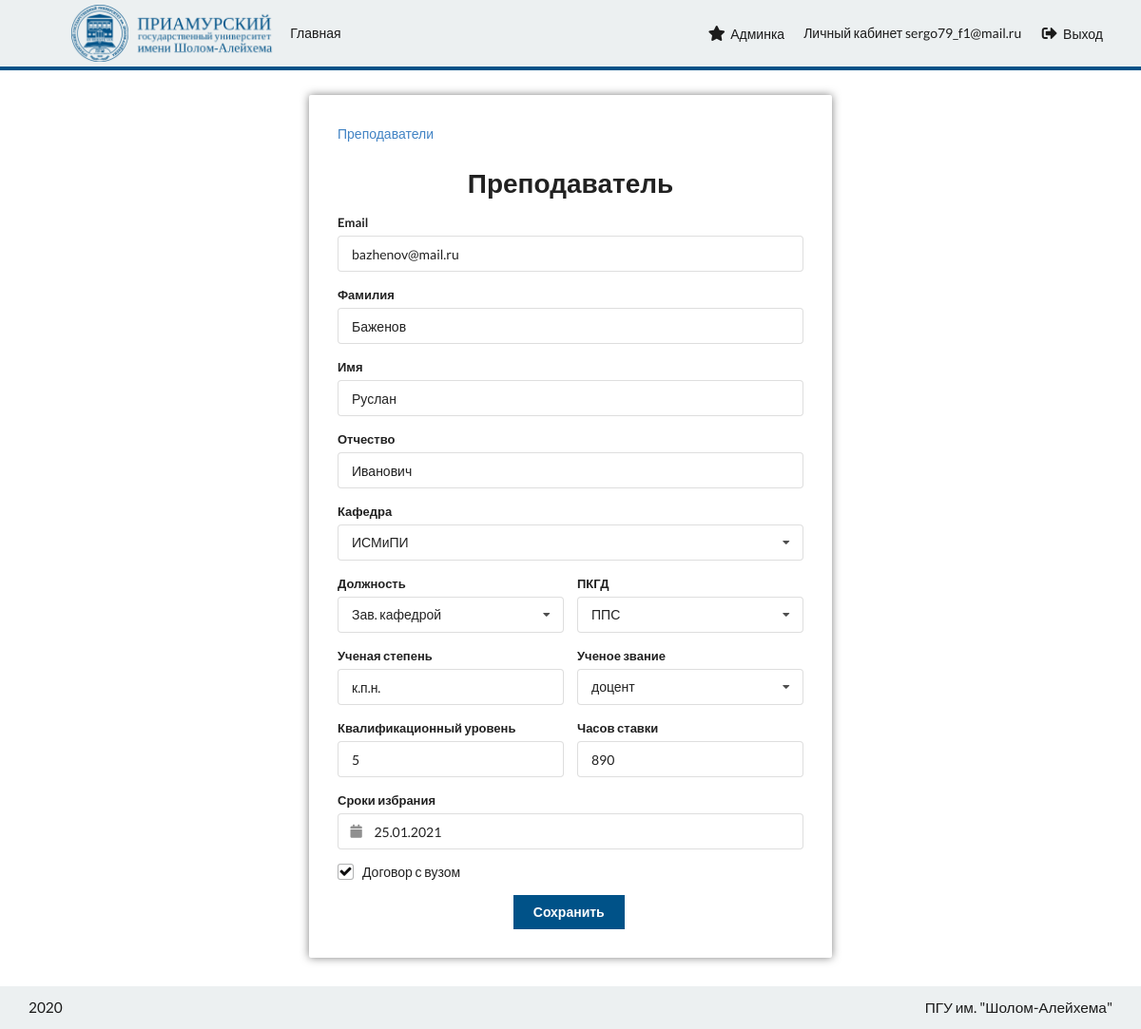
Screenshot of /prepods/prepod-form/1/ (signed in) with the database file from the repository.
### Accounts/models.py (models this page shows, shortened)
class User(AbstractBaseUser, PermissionsMixin):
    objects = MyUserManager()
    email = models.EmailField(_('email address'), unique=True)
    is_staff = models.BooleanField(default=False)
    is_active = models.BooleanField(default=True)
    date_joined = models.DateTimeField(default=timezone.now)
    mail_dt = models.DateTimeField(default=timezone.now)
    is_confirm = models.BooleanField(default=False)
    USERNAME_FIELD = 'email'
    REQUIRED_FIELDS = []
    def get_fio(self):
        try:
            return self.prepod.first().get_fio()
        except:
            return self.email
    class Meta:
        ordering = ['id']
        verbose_name = 'Пользователь'
        verbose_name_plural = 'Пользователи'

### Prepods/models.py (models this page shows, shortened)
class Prepod(models.Model):
    objects = MyManager()
    DOLZHNOST = [('Зав. кафедрой', 'Зав. кафедрой'), ('Декан', 'Декан'), ('Профессор', 'Профессор'), ('Доцент', 'Доцент'), ('Ст. преподаватель', 'Ст. преподаватель'), ('Ассистент', 'Ассистент')]
    PRAVA = [('raspred', 'Распределение и просмотр'), ('prosmotr', 'Только просмотр по кафедре'), ('None', 'Просмотр своих дисциплин')]
    PKGD = [('pps', 'ППС')]
    UCH_ZVANIE = [('docent', 'доцент'), ('prof', 'профессор'), ]
    user = models.ForeignKey(User, on_delete=models.SET_NULL, null=True, related_name='prepod', blank=True)
    email = models.EmailField(verbose_name='Email', null=True)
    last_name = models.CharField(max_length=64, verbose_name="Фамилия")
    first_name = models.CharField(max_length=64, verbose_name="Имя")
    surname = models.CharField(max_length=64, verbose_name="Отчество")
    fio = models.CharField(max_length=256, verbose_name='ФИО', blank=True, default='')
    dolzhnost = models.CharField(choices=DOLZHNOST, max_length=64, default='Зав. кафедрой')
    kafedra = models.ForeignKey('Disciplines.Kafedra', on_delete=models.SET_NULL, null=True, default=None, blank=True)
    kv_uroven = models.IntegerField(verbose_name="Кв. уровень")
    chasov_stavki = models.IntegerField(verbose_name="Часов ставки")
    pkgd = models.CharField(max_length=32, choices=PKGD, default='pps')
    srok_izbr = models.DateField(null=True)
    uch_stepen = models.CharField(max_length=32, null=True, blank=True)
    uch_zvanie = models.CharField(max_length=32, choices=UCH_ZVANIE, null=True, blank=True)
    dogovor = models.BooleanField(default=False)
    prava = models.CharField(max_length=128, choices=PRAVA, default='None', verbose_name='Права')
    class Meta:
        verbose_name = 'Преподаватель'
        verbose_name_plural = 'Преподаватели'
        ordering = ['last_name']

### Disciplines/models.py (models this page shows, shortened)
class Kafedra(models.Model):
    objects = MyManager()
    name = models.CharField(max_length=256, unique=True)
    class Meta:
        verbose_name = 'Кафедра'
        verbose_name_plural = 'Кафедры'

### Prepods/views.py (the view, shortened to what this page needs)
# urls.py: path('prepod-form/<id>/', prepod_form, name='prepod_form_id'),
@login_required
@prepod_only
def prepod_form(request, id=None):
    prepod = Prepod.objects.get_or_none(id=id)
    form = PrepodForm(instance=prepod)
    return render(request, 'Prepods/Form.html', {'form': form, 'kafedri': Kafedra.objects.all(), 'users': User.objects.all()})

### Prepods/forms.py
class PrepodForm(ModelForm):
    class Meta:
        model = Prepod
        exclude = ['id', 'user']

### utils/model_manager.py (called while the page is built)
    def get_or_none(self, **kwargs):
        try:
            return self.get(**kwargs)
        except ObjectDoesNotExist:
            return None

### templates/Prepods/Form.html (shortened to what this page needs)
{% extends 'base.html' %}
{% load static %}
{% load extra %}
{% block content %}
    <div class="ui container full-width">
        <div class="child-center">
            <div class="prepod-form cblock">
                <div class="content">
                    <div class="ui breadcrumb">
                        <a href="{% url 'prepods:list' %}" class="section">Преподаватели</a>
                    </div>
                    <h1 class="header ui center aligned">Преподаватель</h1>
                    <form class="ui form error" method="post">
                        <div class="field">
                            <label>Email</label>
                            <input type="email" name="email" value="{{ form.email.value|default_if_none:'' }}"
                                   placeholder="">
                        </div>
                        <div class="field">
                            <label>Фамилия</label>
                            <input type="text" name="last_name" value="{{ form.last_name.value|default_if_none:'' }}"
                                   placeholder="">
                        </div>
                        <div class="field">
                            <label>Имя</label>
                            <input type="text" name="first_name" value="{{ form.first_name.value|default_if_none:'' }}"
                                   placeholder="">
                        </div>
                        <div class="field">
                            <label>Отчество</label>
                            <input type="text" name="surname" value="{{ form.surname.value|default_if_none:'' }}"
                                   placeholder="">
                        </div>
                        {% if user.is_superuser %}
                            <div class="field">
                                <label>Кафедра</label>
                                <div class="ui selection dropdown"
                                     data-preselect="{{ form.kafedra.value|default_if_none:'' }}">
                                    <i class="dropdown icon"></i>
                                    <div class="default text">Кафедра</div>
                                    <div class="menu">
                                        {% for kafedra in kafedri %}
                                            <div class="item" data-value="{{ kafedra.id }}">{{ kafedra.name }}</div>
                                        {% endfor %}
                                    </div>
                                </div>
                            </div>
                        {% endif %}
                        <div class="two fields">
                            <div class="field">
                                <label>Должность</label>
                                <div id="dolzhnost-dropdown" class="ui selection dropdown"
                                     data-preselect="{{ form.dolzhnost.value|default_if_none:'' }}">
                                    <i class="dropdown icon"></i>
                                    <div class="default text">Должность</div>
                                    <div class="menu">
                                        {% for value, text in form.dolzhnost.field.choices %}
                                            <div class="item" data-value="{{ value }}">{{ text }}</div>
                                        {% endfor %}
                                    </div>
                                </div>
                            </div>
                            <div class="field">
                                <label>ПКГД</label>
                                <div class="ui selection dropdown"
                                     data-preselect="{{ form.pkgd.value|default_if_none:'pps' }}">
                                    <i class="dropdown icon"></i>
                                    <div class="default text">ПГКД</div>
                                    <div class="menu">
                                        {% for value, text in form.pkgd.field.choices %}
                                            <div class="item" data-value="{{ value }}">{{ text }}</div>
                                        {% endfor %}
                                    </div>
                                </div>
                            </div>
                        </div>
                        <div class="two fields">
                            <div class="field">
                                <label>Ученая степень</label>
                                <input type="text" name="uch_stepen"
                                       value="{{ form.uch_stepen.value|default_if_none:'' }}"
                                       placeholder="">
                            </div>
                            <div class="field">
                                <label>Ученое звание</label>
                                <div class="ui selection dropdown"
                                     data-preselect="{{ form.uch_zvanie.value|default_if_none:'' }}">
                                    <i class="dropdown icon"></i>
                                    <div class="default text">Ученое звание</div>
                                    <div class="menu">
                                        {% for value, text in form.uch_zvanie.field.choices %}
                                            <div class="item" data-value="{{ value }}">{{ text }}</div>
                                        {% endfor %}
                                    </div>
                                </div>
                            </div>
                        </div>
                        <div class="two fields">
                            <div class="field">
                                <label>Квалификационный уровень</label>
                                <input type="number" name="kv_uroven"
                                       value="{{ form.kv_uroven.value|default_if_none:'' }}"
                                       placeholder="">
                            </div>
                            <div class="field">
                                <label>Часов ставки</label>
                                <input type="number" name="chasov_stavki"
                                       value="{{ form.chasov_stavki.value|default_if_none:'' }}"
                                       placeholder="">
                            </div>
                        </div>
                        <div class="field">
                            <label>Сроки избрания</label>
                            <div class="ui calendar">
                                <div class="ui input left icon">
                                    <input type="text" name="srok_izbr" placeholder="Дата" autocomplete="off"
                                           value="{{ form.srok_izbr.value|default_if_none:'' }}">
                                </div>
                            </div>
                        </div>
                        <div class="inline field">
                            <div class="ui checkbox {% if form.dogovor.value %} checked {% endif %}">
                                <label>Договор с вузом</label>
                            </div>
                        </div>
                        <div class="child-center">
                            <button class="button ui primary">Сохранить</button>
                        </div>
                    </form>
                </div>
            </div>
        </div>
    </div>
{% endblock %}

### templates/navbar.html
{% load static %}
<nav>
    <div class="ui container">
        <ul class="left">
            <li class="logo">
                <a href="{% url 'main:index' %}"><img alt="Biblior" src="{% static 'img/logo.png' %}"></a>
            </li>
            <li><a href="/">Главная</a></li>
        </ul>
        {% if request.user.is_authenticated %}
            <ul class="right">
                {% if request.user.is_superuser %}
                    <li><a href="/admin/"><i class="star plus icon"></i>Админка</a></li>
                {% endif %}
                <li><a href="{% url 'accounts:personal_area' %}">Личный кабинет {{ user.get_fio }}</a></li>
                <li><a href="{% url 'accounts:logout' %}"><i class="sign out alternate icon"></i>Выход</a></li>
            </ul>
        {% else %}
            <ul class="right">
                <li><a href="{% url 'accounts:registration' %}"><i class="user plus icon"></i>Регистрация</a></li>
                <li><a href="{% url 'accounts:login' %}"><i class="sign in alternate icon"></i>Вход</a></li>
            </ul>
        {% endif %}
    </div>
    <div class="line">
    </div>
</nav>

### static/css/style.css (style rules this page uses)
:root { --color: #151515;--nav-bg-color: #ecf0f1;--nav-color: #1b1b1b;--nav-item-hover-bg-color: #e3e7e8;--content-bg-color: #ffffff;--btn-primary-color: #005288;--btn-primary-hover-color: #00497e;--btn-primary-active-color: #003c6b;--btn-primary-text-color: #ffffff;--menu-active-color: #ccddff;--menu-active-hover-color: #b3ccff }
:root body:before { filter:invert(100%) blur(5px) opacity(60%) }
nav { width:100%;height:70px;background-color:var(--nav-bg-color);line-height:70px }
nav .line { width:100%;height:4px;background-color:var(--btn-primary-color) }
nav div.container { height:100% }
nav div.container ul { margin:0;height:100%;line-height:inherit;display:inline-block;position:relative }
nav div.container ul.left { float:left }
nav div.container ul.right { float:right }
nav div.container ul li { height:100%;line-height:inherit;display:inline-block;position:relative;float:left }
nav div.container ul li:not(.logo) a { display:block;height:100%;line-height:inherit;color:var(--nav-color);padding:0 10px }
nav div.container ul li:not(.logo) a i { margin-right:5px;font-size:16px }
nav div.container ul li img { height:60px;margin-top:5px;width:auto }
.ui.container.full-width { width:100%;max-width:98% !important }
.prepod-form { width:100%;max-width:550px }
html { padding:0;margin:0;min-height:100% }
body { padding:0;margin:0;color:var(--color) }
body:before { z-index:-3;content:"";position:fixed;top:0;left:0;width:100%;height:100%;background-attachment:fixed;background-repeat:no-repeat;background-size:cover }
body h1 { font-size:3rem }
.ui.container { width:95%;max-width:1280px !important }
.child-center { width:100%;display:flex;justify-content:center }
.cblock { display:block;position:relative;float:left }
.content:not(.no-shadow) { margin:30px 0;background-color:var(--content-bg-color);border-radius:2px;display:block;position:relative;float:left;width:100%;padding:30px;box-shadow:0 0 10px rgba(0,0,0,0.5) }
.ui.button.primary { background-color:var(--btn-primary-color);color:var(--btn-primary-text-color);border-radius:0 }

### rows the page displays
User: get_fio "sergo79_f1@mail.ru"
Prepod: email "bazhenov@mail.ru", last_name "Баженов", first_name "Руслан", surname "Иванович", dolzhnost "Зав. кафедрой", uch_stepen "к.п.н.", srok_izbr "25.01.2021"
Kafedra: name "ИСМиПИ"

### other values shown
{{ text }} "ППС"
{{ text }} "доцент"
